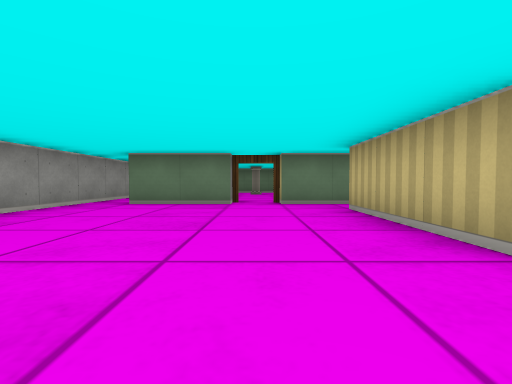
view 1 (above)

23 first-person views from a walk through a cub3D level. The camera is about half as high as the walls, tilts 2° down and sees 85° across. The floor is counted in squares. Each view is taken from the middle of a square. On the plan, view 1 faces up. The plan holds only what a view shows up to about 9 squares ahead; the rest is blank. The place goes on beyond the plan.

view 2
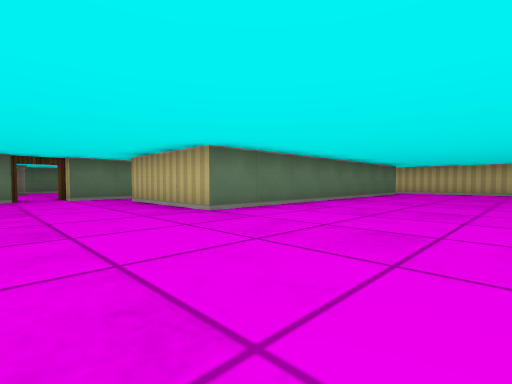

view 3
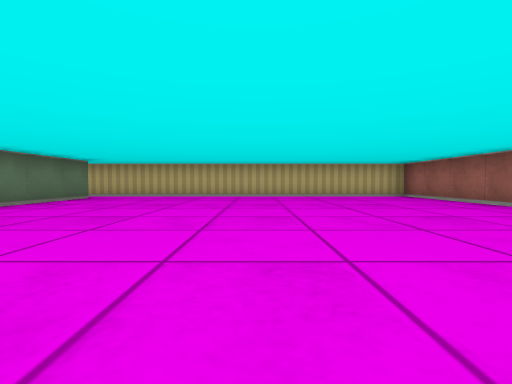

view 4
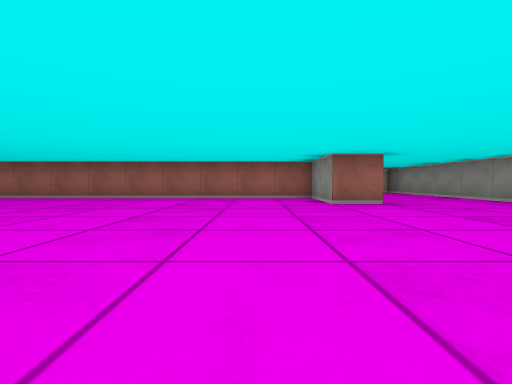

view 5
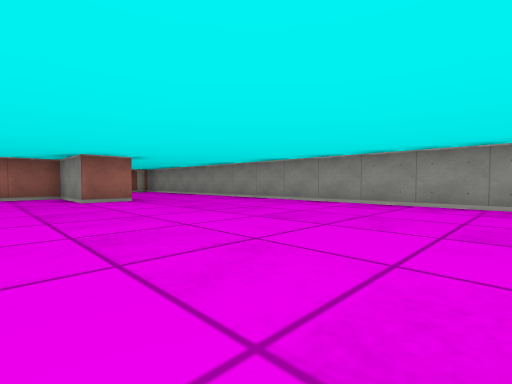

view 6
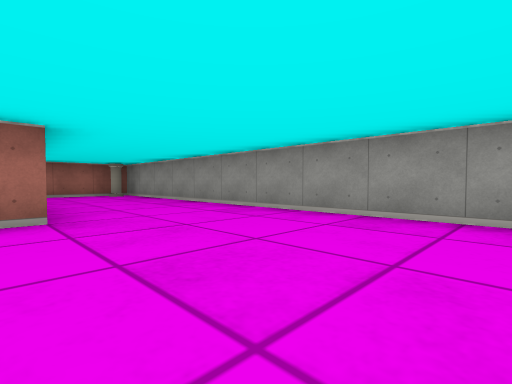

view 7
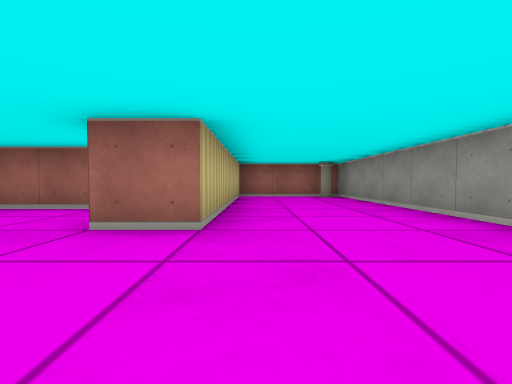

view 8
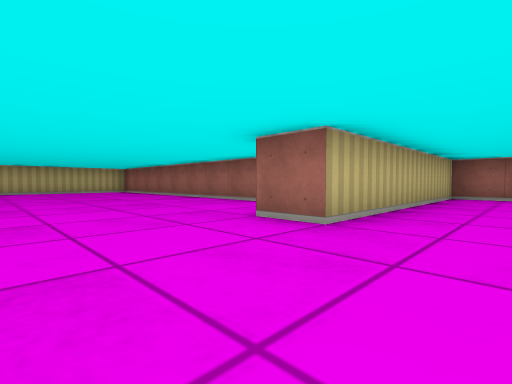

view 9
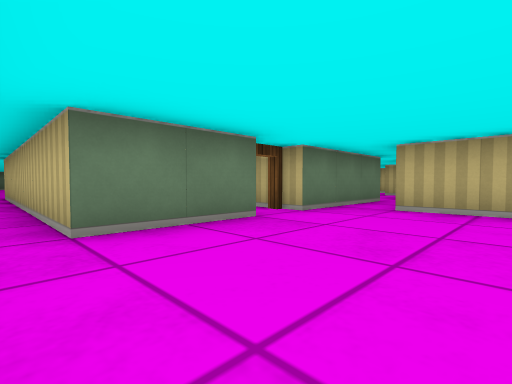

view 10
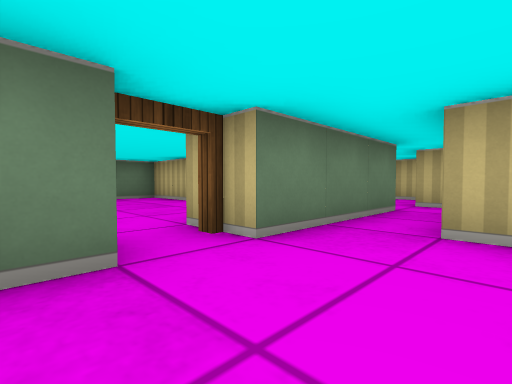

view 11
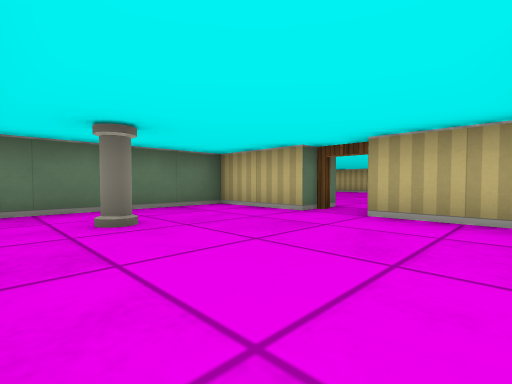

view 12
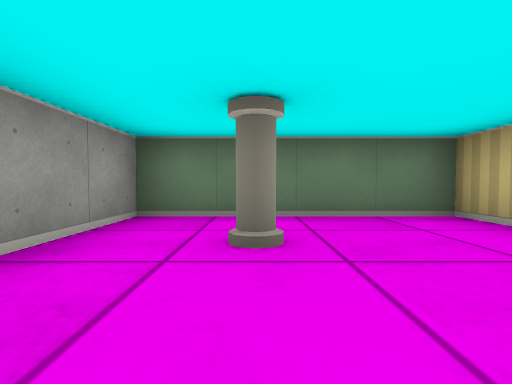

view 13
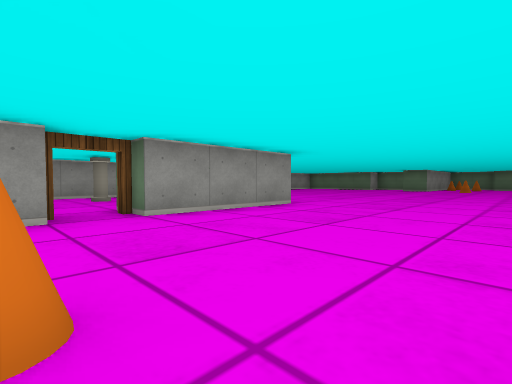

view 14
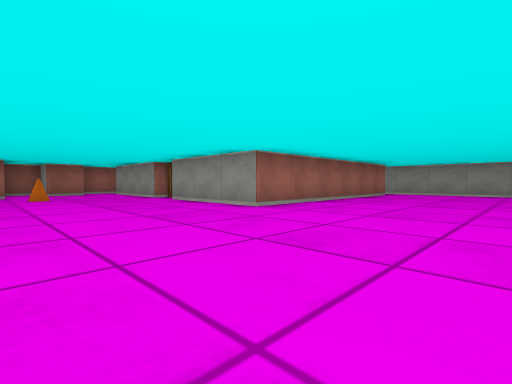

view 15
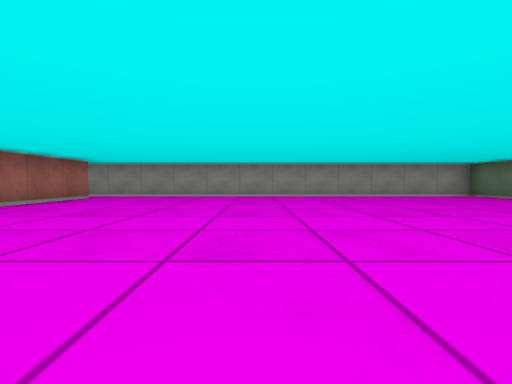

view 16
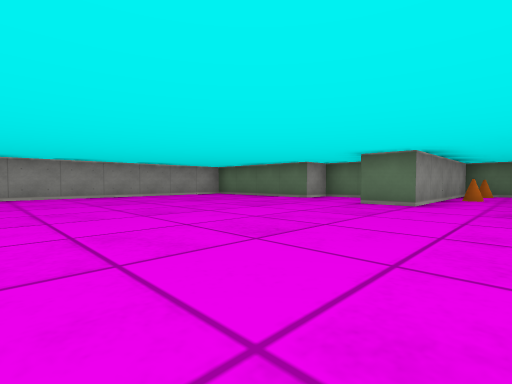

view 17
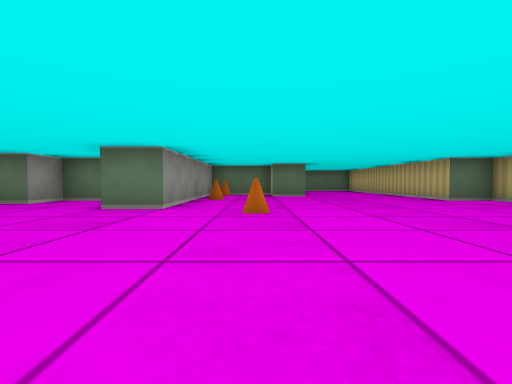

view 18
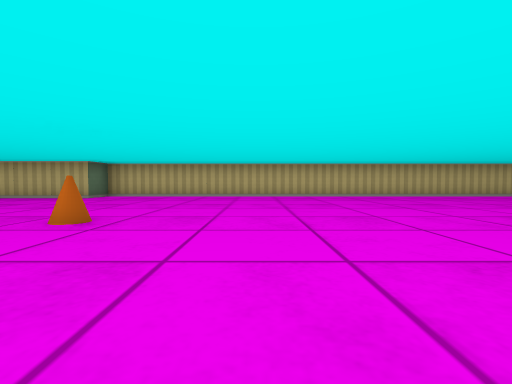

view 19
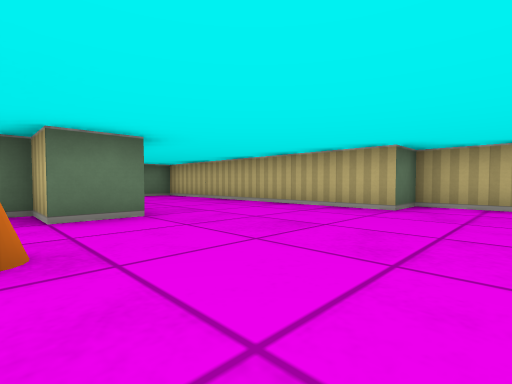

view 20
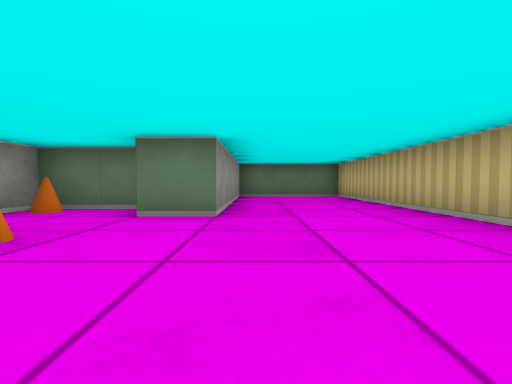

view 21
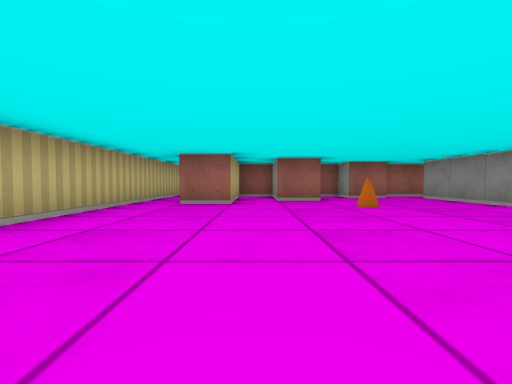

view 22
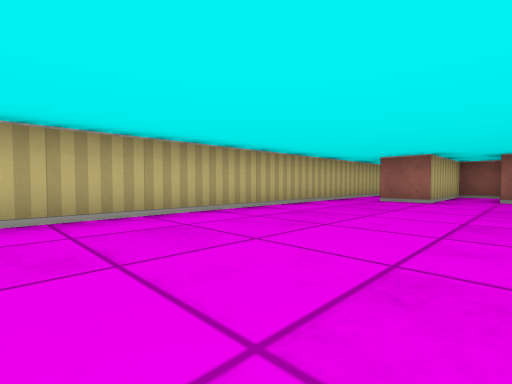

view 23
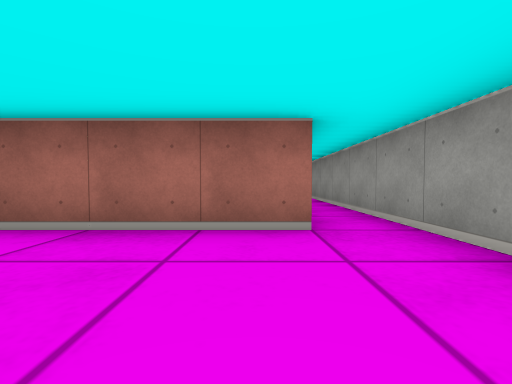

### Floor plan
Ten units are one square. View 1 is at (0, 0); x grows to the right and y downward. Boxes are objects, and circles mark ways between rooms. Rooms are numbered by the first view taken in them; rooms with no view inside come last. Other rooms are left out.
<svg viewBox="-40 -320 150 440">
<path fill="none" stroke="#000" d="M-35 -9 -35 115 -5 115 -5 55 5 55 5 75 105 75 105 -21M95 -15 15 -15 15 -45M15 -55 5 -55M-5 -55 -25 -55 -25 -125M105 -40 105 -75M-35 -125 -35 -38M25 -95 25 -115 -15 -115 -15 -92M25 -71 25 -85M16 -245 5 -245 5 -235 -35 -235 -35 -125M35 -85 35 -55 15 -55M-25 -125 35 -125 35 -95M105 -75 105 -245 95 -245 95 -315 65 -315 65 -265 55 -265 55 -275 35 -275 35 -225 25 -225M65 -60 65 -65 75 -65 75 -45 85 -45 85 -75 95 -75M45 -50 45 -55 55 -55 55 -45 65 -45M29 -45 41 -45"/>
<rect x="-35" y="105" width="10" height="10" fill="#bbb"><title>pillar</title></rect>
<rect x="-5" y="-105" width="10" height="10" fill="#bbb"><title>pillar</title></rect>
<rect x="35" y="-255" width="10" height="10" fill="#bbb"><title>cone</title></rect>
<rect x="35" y="-275" width="10" height="10" fill="#bbb"><title>cone</title></rect>
<rect x="45" y="-225" width="10" height="10" fill="#bbb"><title>cone</title></rect>
<rect x="45" y="-255" width="10" height="10" fill="#bbb"><title>cone</title></rect>
<rect x="55" y="-85" width="10" height="10" fill="#bbb"><title>cone</title></rect>
<circle cx="0" cy="-60" r="3" fill="#2a7"/>
<circle cx="-30" cy="-130" r="3" fill="#2a7"/>
<circle cx="100" cy="-80" r="3" fill="#2a7"/>
<circle cx="25" cy="-50" r="3" fill="#2a7"/>
<circle cx="30" cy="-90" r="3" fill="#2a7"/>
<text x="30" y="20">1</text>
<text x="0" y="-90">2</text>
<text x="50" y="-170">3</text>
</svg>
Room 1 opens to room 2. Room 1 opens to room 3. Room 2 opens to room 3.

Where each view was taken, in squares from view 1:
view 1: 0 up, 0 right, facing up
view 2: 2 down, 1 left, facing up-right
view 3: 3 down, 2 right, facing right
view 4: 0 up, 2 right, facing down
view 5: 1 up, 2 right, facing down-left
view 6: 2 down, 0 right, facing down-left
view 7: 3 down, 1 left, facing down
view 8: 3 down, 2 left, facing down-right
view 9: 3 up, 3 left, facing up-right
view 10: 4 up, 1 left, facing up-right
view 11: 7 up, 1 left, facing up-right
view 12: 8 up, 0 right, facing up
view 13: 8 up, 7 right, facing up-left
view 14: 16 up, 7 right, facing down-left
view 15: 17 up, 5 right, facing left
view 16: 17 up, 5 right, facing up-left
view 17: 18 up, 5 right, facing up
view 18: 20 up, 2 right, facing right
view 19: 23 up, 5 right, facing up-right
view 20: 23 up, 7 right, facing up
view 21: 13 up, 8 right, facing down
view 22: 14 up, 7 right, facing down-right
view 23: 15 up, 2 left, facing down
